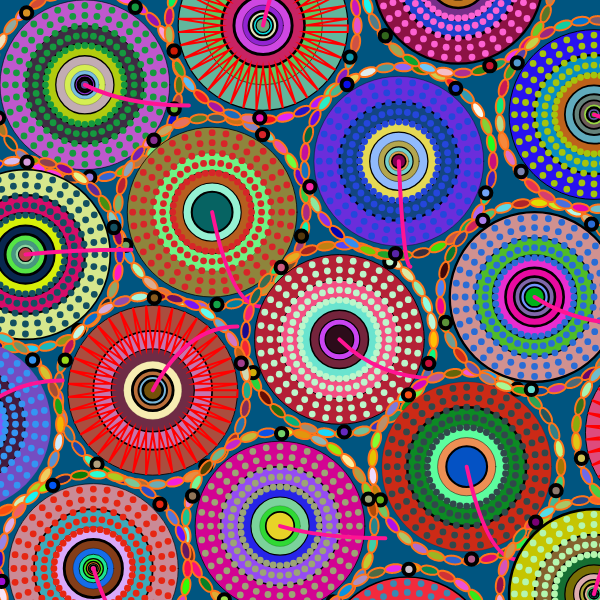
Frame 1 (no input)
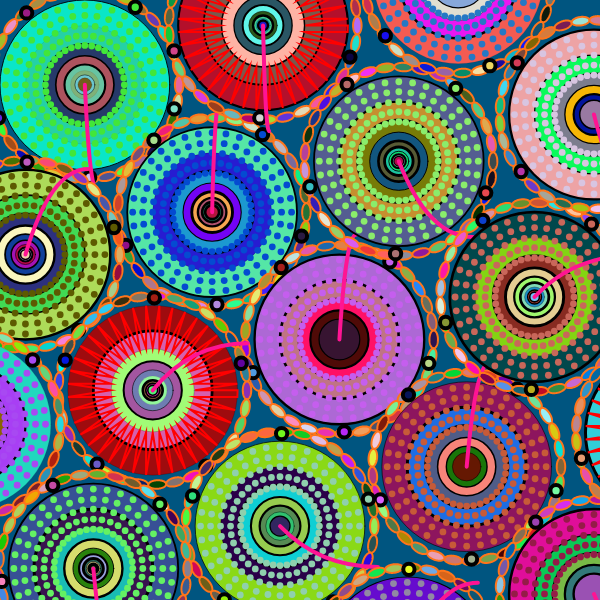
Frame 2 (the mouse pressed at the canvas centre, redrawn once)

The p5.js sketch that drew these frames (run headless with seeded random() and noise() and a simulated clock; the mouse was pressed at the canvas centre and the sketch redrawn once):

// p5.js sketch
// ── sketch.js
function setup() {
  createCanvas(600, 600);
  noLoop();
}

function draw() {
  background(0, 85, 128);
  let numCircles = 5; // Number of circles on the diagonal
  let circleSize = sqrt(sq(width) + sq(height)) / numCircles;//diameter of a circle

  //Drawing circles on the diagonal
  for (let i = 0; i < numCircles; i++) {
    let posX = (i + 1) * (circleSize * 0.5) + i * (circleSize * 0.25);
    let posY = posX;
    drawConcentricCircles(posX, posY, circleSize);
    drawEllipsesAroundCircle(posX, posY, circleSize);
    drawSurroundingCircles(posX, posY, 15, numCircles, circleSize);
    drawFilledSurroundingCircles(posX, posY, circleSize);
    drawExtendingLine(posX, posY, circleSize);
  }

  // Drawing a circle above the diagonal
  for (let j = 0; j < numCircles - 1; j++) {
    let upperCircleX = j * (circleSize * 0.80) + (circleSize * 1.55);
    let upperCircleY = j * (circleSize * 0.80) + (circleSize * 0.15);
    drawConcentricCircles(upperCircleX, upperCircleY, circleSize);
    drawEllipsesAroundCircle(upperCircleX, upperCircleY, circleSize);
    drawSurroundingCircles(upperCircleX, upperCircleY, 20, numCircles, circleSize);
    if (j == 1 || j == 2){
      drawFilledSurroundingCircles(upperCircleX, upperCircleY, circleSize);
    }
    if (j == 0 || j == 3) {
      drawZigzagLines(upperCircleX, upperCircleY, circleSize);
    }
    drawExtendingLine(upperCircleX, upperCircleY, circleSize);
  }

  for (let a = 0; a < numCircles - 2; a++) {
    let upperCircleX1 = a * (circleSize * 0.80) + (circleSize * 2.7);
    let upperCircleY1 = a * (circleSize * 0.80) - (circleSize * 0.125);
    drawConcentricCircles(upperCircleX1, upperCircleY1, circleSize);
    drawEllipsesAroundCircle(upperCircleX1, upperCircleY1, circleSize);
    drawSurroundingCircles(upperCircleX1, upperCircleY1, 70, numCircles, circleSize);
    drawFilledSurroundingCircles(upperCircleX1, upperCircleY1, circleSize);
    drawExtendingLine(upperCircleX1, upperCircleY1, circleSize);
  }

  // 绘制对角线下方的圆
  for (let b = 0; b < numCircles - 1; b++) {
    let lowerCircleX = b * (circleSize * 0.75) + (circleSize * 0.15);
    let lowerCircleY = b * (circleSize * 0.80) + (circleSize * 1.5);
    drawConcentricCircles(lowerCircleX, lowerCircleY, circleSize);
    drawEllipsesAroundCircle(lowerCircleX, lowerCircleY, circleSize);
    drawSurroundingCircles(lowerCircleX, lowerCircleY, 55, numCircles, circleSize);
    if (b == 0 || b == 2 || b == 3){
    drawFilledSurroundingCircles(lowerCircleX, lowerCircleY, circleSize);
    }
    if (b == 1) {
      drawZigzagLines(lowerCircleX, lowerCircleY, circleSize);
    }
    drawExtendingLine(lowerCircleX, lowerCircleY, circleSize);
  }

  for (let c = 0; c < numCircles - 3; c++) {
    let lowerCircleX1 = c * (circleSize * 0.75) - (circleSize * 0.2);
    let lowerCircleY1 = c * (circleSize * 0.85) + (circleSize * 2.5);
    drawConcentricCircles(lowerCircleX1, lowerCircleY1, circleSize);
    drawEllipsesAroundCircle(lowerCircleX1, lowerCircleY1, circleSize);
    drawSurroundingCircles(lowerCircleX1, lowerCircleY1, 100, numCircles, circleSize);
    drawFilledSurroundingCircles(lowerCircleX1, lowerCircleY1, circleSize);
    drawExtendingLine(lowerCircleX1, lowerCircleY1, circleSize);
  }
}

//Drawing ellipse function
function drawEllipse(centerX, centerY, ellipseWidth, ellipseHeight, rotation) {
  push();
  translate(centerX, centerY);
  rotate(rotation);
  beginShape();
  for (let i = 0; i < 100; i++) {
    fill(randomColor());
    stroke(255, 117, 26);
    strokeWeight(2);
    let angle = TWO_PI * i / 100;
    let x = ellipseWidth * cos(angle);
    let y = ellipseHeight * sin(angle);
    vertex(x, y);
  }
  endShape(CLOSE);
  pop();
}

// Drawing ellipses around circle
function drawEllipsesAroundCircle(centerX, centerY, circleSize) {
  let numEllipses = 33;  // Number of ellipses
  let ellipseWidth = circleSize / 19;  
  let ellipseHeight = circleSize / 40; 
  let radius = circleSize / 1.8;  // Distance from ellipses to the circle center

  for (let i = 0; i < numEllipses; i++) {
    let angle = TWO_PI * i / numEllipses;
    let ellipseCenterX = centerX + radius * cos(angle);
    let ellipseCenterY = centerY + radius * sin(angle);
    let rotation = angle + HALF_PI;  // Rotate ellipses to make their long axis perpendicular to the circle radius
    drawEllipse(ellipseCenterX, ellipseCenterY, ellipseWidth, ellipseHeight, rotation);
  }
}

//Drawing zigzag lines function
function drawZigzagLines(centerX, centerY, circleSize) {
  let radius = circleSize / 2;
  let numZigzags = 80;
  let angleStep = 360 / numZigzags;

  push();
  stroke(255, 0, 0); 
  noFill();
  strokeWeight(2);

  beginShape();
  for (let i = 0; i <= numZigzags; i++) {
    let angle = radians(i * angleStep);
    let x = centerX + radius * cos(angle);
    let y = centerY + radius * sin(angle);
    vertex(x, y);
    radius = i % 2 === 0 ? circleSize / 2 : circleSize / 4; // Alternate between two radii for zigzag effect
  }
  endShape(CLOSE);
  pop();
}

//Method for drawing small inner circles that fill and surround a large circle
function drawFilledSurroundingCircles(centerX, centerY, circleSize) {
  let smallCircleSize = circleSize / 25; // diameter of a small circle
  let radius = circleSize / 2 - smallCircleSize / 2 - 2;
  
  for (let i = 0; i < 5; i++) {
    for (angle = 0; angle < 360; angle += 10) {
      let rad = radians(angle);
      noStroke();
      let x = centerX + (radius - (i * 10)) * cos(rad);
      let y = centerY + (radius - (i * 10)) * sin(rad);
      circle(x, y, smallCircleSize);
    }
  }
}

//Method of drawing a small external circle around a large circle
function drawSurroundingCircles(centerX, centerY, angle, numCircles, circleSize) {
  let smallCircleSize = circleSize / 15; // diameter of a small circle
  let radius = circleSize / 2 + smallCircleSize / 2 + 2; // Distance from the center 
  //of the small circle to the center of the large circle

  for (let i = 0; i < numCircles; i++) {
    for (angle; angle < 360; angle += 72) {
      fill(randomColor());
      stroke(0, 0, 0);
      strokeWeight(4);
      let rad = radians(angle);
      let x = centerX + radius * cos(rad);
      let y = centerY + radius * sin(rad);
      circle(x, y, smallCircleSize);
    }
  }
}

//Method for drawing coaxial circular combinations
function drawConcentricCircles(x, y, size) {
  const layers = random(4, 10); // random number of layers
  let currentSize = size;

  for (let i = 0; i < layers; i++) {
    stroke(0, 0, 0);
    strokeWeight(random(3));
    fill(randomColor()); // Use random colors
    ellipse(x, y, currentSize, currentSize);
    currentSize *= 0.7; // Decreasing tier size
  }
}

function drawExtendingLine(centerX, centerY, circleSize) {
  const HALF_PI = Math.PI / 2;
  let angle = random(-HALF_PI, HALF_PI); // 随机选择一个角度范围，这里选择 -π/2 到 π/2 之间
  let radius = circleSize / 1.6; // 半径为圆直径的一半

  let xEnd = centerX + radius * cos(angle);
  let yEnd = centerY + radius * sin(angle);

  let controlX = centerX + radius * 0.4 * cos(angle); // 控制点 x 坐标为起点与终点的中点
  let controlY = centerY + radius * 1 * sin(angle); // 控制点 y 坐标为圆心的 y 坐标

  stroke(255, 20, 147); // 粉色
  strokeWeight(4);

  // 绘制曲线，起点为圆心，终点为圆周上的一点，控制点为控制点的坐标
  noFill();
  beginShape();
  vertex(centerX, centerY);
  quadraticVertex(controlX, controlY, xEnd, yEnd);
  endShape();
}

//随机颜色
function randomColor() {
  return color(random(255), random(255), random(255));
}
